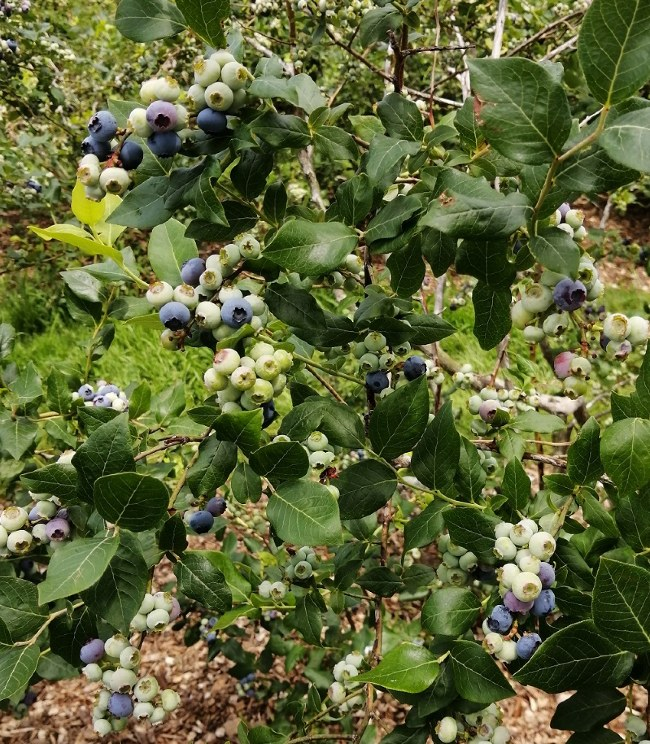
#> input picture Computer Vision Lab/Images/Blueberries.jpg, 650 x 744 px, found by its file name
$ python Lab6_2.py
#> lines starting #> are read from the running program, lines starting #| are printed output that depends on the picture
import cv2

img = cv2.imread("C:\\Users\\aakar\\Documents\\CVLab\\Images\\Blueberries.jpg")
#> img is the input picture: shape (744, 650, 3); mean B, G, R 55.9, 101.2, 93.5

rows, cols = img.shape[:2]
#> rows = 744; cols = 650
small_img = cv2.resize(img, (250, 250), interpolation=cv2.INTER_AREA)
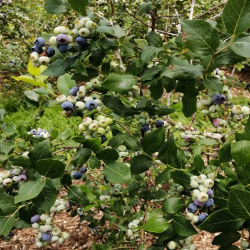
#> small_img: shape (250, 250, 3); mean B, G, R 55.9, 101.2, 93.5
cv2.imshow("Small Image", small_img)

large_img = cv2.resize(img, None, fx=1.3, fy=1.3, interpolation=cv2.INTER_CUBIC)
cv2.imshow("Large Image", large_img)
cv2.waitKey(0)
cv2.destroyAllWindows()

$ run again, with Computer Vision Lab/Images/Eagle.jpg copied over Computer Vision Lab/Images/Blueberries.jpg
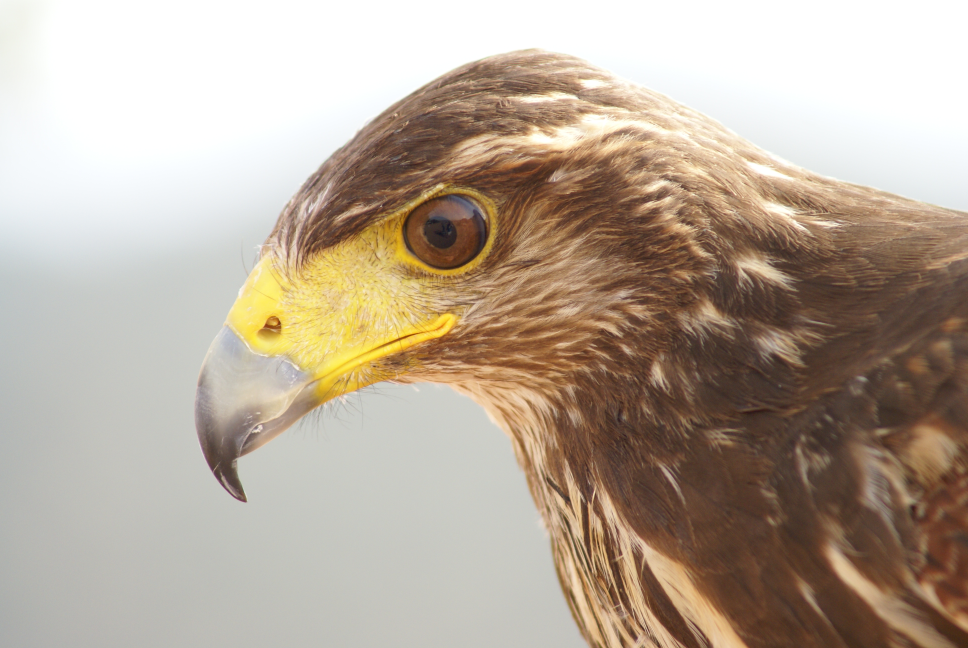
#> input picture Computer Vision Lab/Images/Eagle.jpg, 3872 x 2592 px, found by its file name (shown at 1/4 size)
#> img is the input picture: shape (2592, 3872, 3); mean B, G, R 153.4, 168.9, 183.1
#> `small_img = cv2.resize(img, (250, 250), interpolation=cv2.INTER_AREA)`:
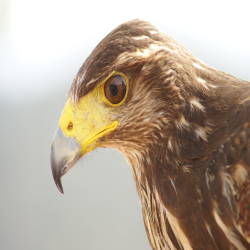
#> small_img: shape (250, 250, 3); mean B, G, R 153.4, 168.9, 183.1

$ run again, with Computer Vision Lab/Images/Flower.jpg copied over Computer Vision Lab/Images/Blueberries.jpg
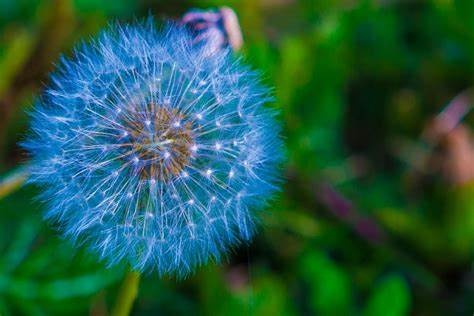
#> input picture Computer Vision Lab/Images/Flower.jpg, 474 x 316 px, found by its file name
#> img is the input picture: shape (316, 474, 3); mean B, G, R 71.5, 90, 35.6
#> `small_img = cv2.resize(img, (250, 250), interpolation=cv2.INTER_AREA)`:
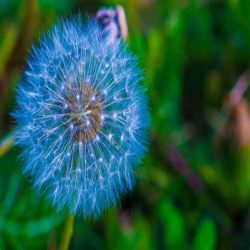
#> small_img: shape (250, 250, 3); mean B, G, R 71.5, 90, 35.6
